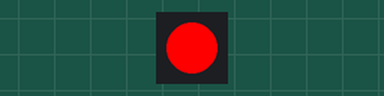
A sketch run on a simulated Arduino Uno, built with avr-gcc and run on an emulated ATmega328P. Shown: 1 RGB LEDs in strip order, left to right.

Above: at 0.15 s.
At 10.05 s:
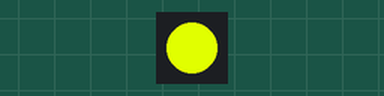
At 19.95 s:
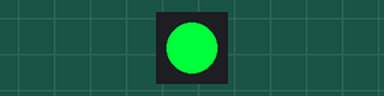
At 39.77 s:
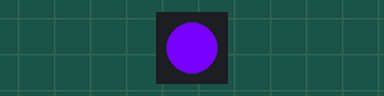
Timing chart, 0 to 40.0 s (numbered marks = the images above):
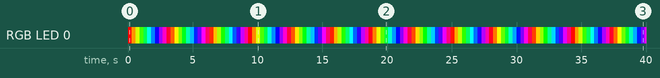

Measured:
- by itself, RGB LED 0: off → RGB(255, 0, 0) at 0.00 s, → RGB(255, 147, 0) 0.30 s later, → RGB(214, 255, 0) 0.30 s later, → RGB(66, 255, 0) 0.30 s later, … (134 changes in this stretch)

The sketch:

Hardware-LEDTester-Arduino.ino
```cpp
#include <Adafruit_NeoPixel.h>

static const uint16_t LedCount = 1;
static const uint8_t LedDataPinNumber = 6;
static const neoPixelType LedType = NEO_KHZ800 | NEO_GRB;

static Adafruit_NeoPixel leds(LedCount, LedDataPinNumber, LedType);

static float wrap(float value, float max)
{
	return value - max * floor(value / max);
}

static void HSV2RGB(float h, float s, float v, uint8_t &r, uint8_t &g, uint8_t &b)
{
	h *= 6.f;
	int sector = (int)h;
	float f = h - sector;
	uint8_t V = (uint8_t)(v * 255.f);
	uint8_t p = (uint8_t)(V * (1.f - s));
	uint8_t q = (uint8_t)(V * (1.f - s * f));
	uint8_t t = (uint8_t)(V * (1.f - s * (1.f - f)));

	switch (sector % 6)
	{
	case 0:
		r = V;
		g = t;
		b = p;
		break;
	case 1:
		r = q;
		g = V;
		b = p;
		break;
	case 2:
		r = p;
		g = V;
		b = t;
		break;
	case 3:
		r = p;
		g = q;
		b = V;
		break;
	case 4:
		r = t;
		g = p;
		b = V;
		break;
	case 5:
		r = V;
		g = p;
		b = q;
		break;
	}
}

void setup()
{
	leds.begin();
	leds.setBrightness(255);
}

static float h = 0.f;
static float s = 1.f;
static float v = 1.f;
static const float hIncrement = 0.0001f;

void loop()
{
	h = wrap(h + hIncrement, 1.f);
	uint8_t r, g, b;
	HSV2RGB(h, s, v, r, g, b);
	leds.setPixelColor(0, r, g, b);
	leds.show();
}
```
